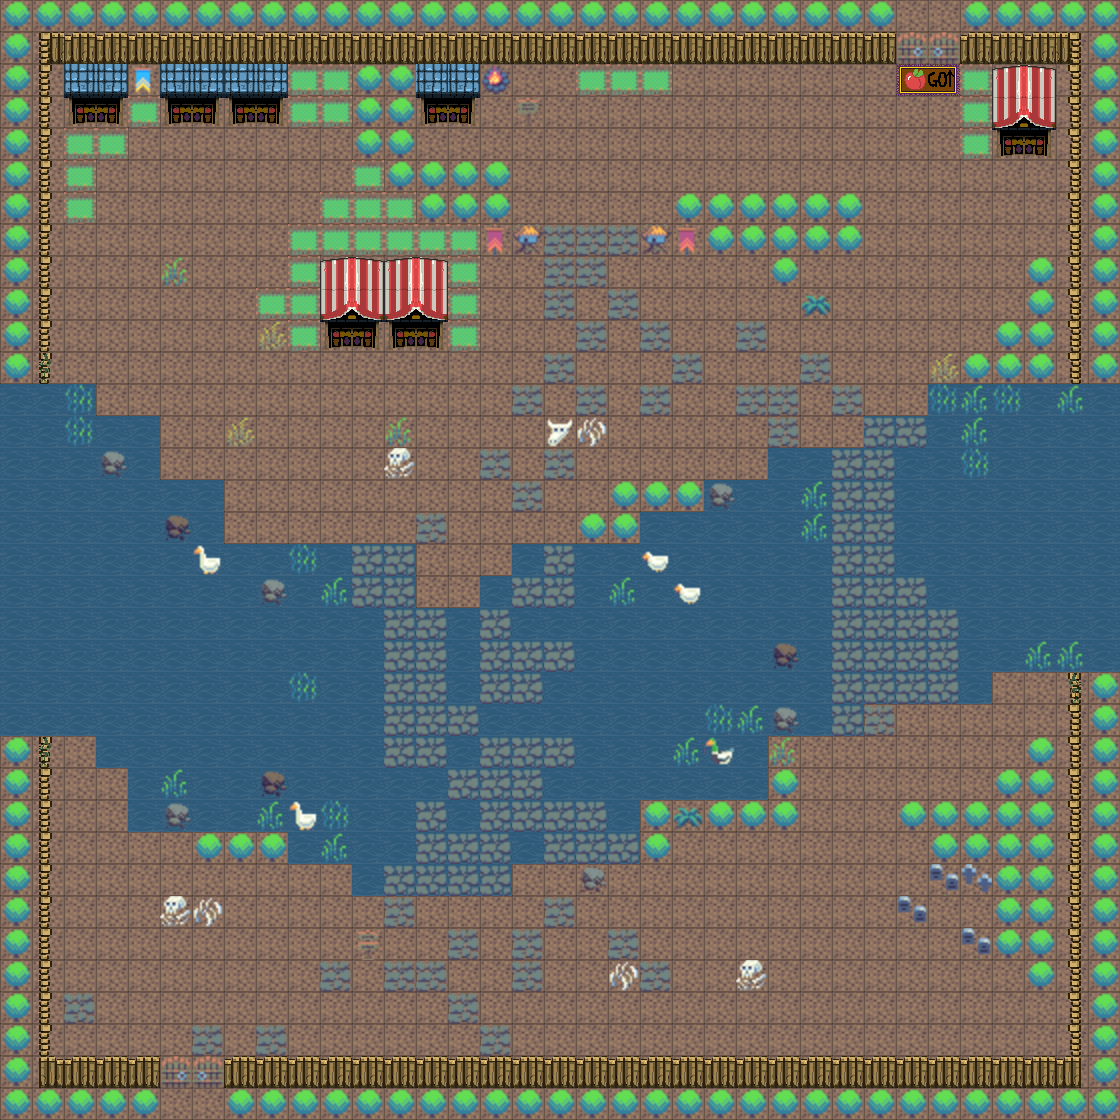

This is a level from a 2D game, rendered from its Tiled map with the project's own tilesets. A one-line summary and the map file follow, with tile-layer data summarised:
An orthogonal 35x35 tile map with 32x32 px tiles, 3 tile layers (Floor, Floor2, Walls Doors Objects), 1 hidden layer not drawn, 3 tilesets.

<map version="1.10" tiledversion="1.10.2" orientation="orthogonal" renderorder="right-down" width="35" height="35" tilewidth="32" tileheight="32" infinite="0" nextlayerid="5" nextobjectid="1">
 <tileset firstgid="1" source="TileSets/The_Roguelike_Assets2.tsx" />
 <tileset firstgid="2302" source="TileSets/bazaar_combined_tiles.tsx" />
 <tileset firstgid="2558" source="TileSets/Placeholders.tsx" />
 <layer id="1" name="Floor" width="35" height="35">
  <data>[1225 cells, 1225 non-empty, 1 distinct tile ids]</data>
 </layer>
 <layer id="2" name="Floor2" width="35" height="35">
  <data>[1225 cells, 346 non-empty, 1 distinct tile ids]</data>
 </layer>
 <layer id="3" name="Walls Doors Objects" width="35" height="35">
  <data>[1225 cells, 528 non-empty, 44 distinct tile ids]</data>
 </layer>
 <layer id="4" name="Information Layer" width="35" height="35" visible="0">
  <data>[1225 cells, 1088 non-empty, 11 distinct tile ids]</data>
 </layer>
</map>
